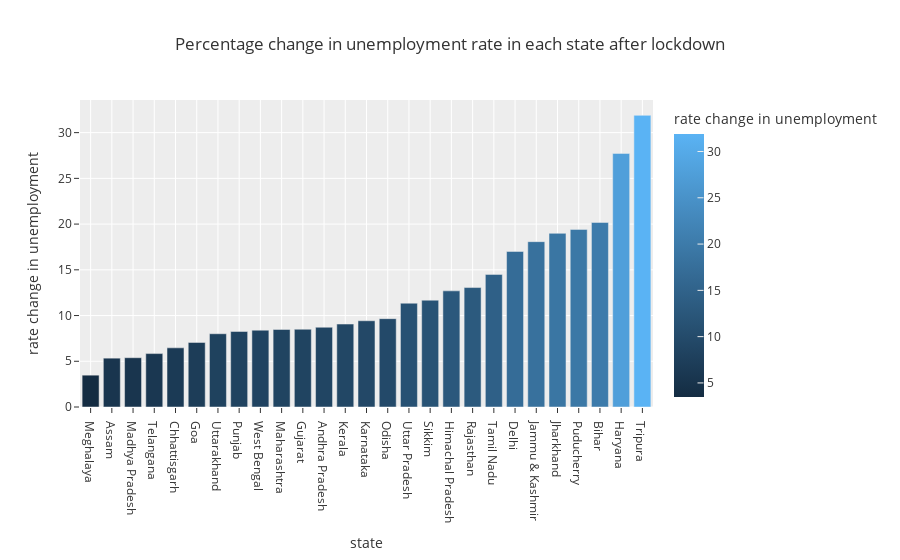

Notebook cell for this chart:
### Code cell
import plotly.express as px

fig = px.bar(lockdown, x='state', y='rate change in unemployment', color='rate change in unemployment',
             title='Percentage change in unemployment rate in each state after lockdown', template='ggplot2')
fig.update_layout(xaxis={'categoryorder':'total ascending'})
fig.show()

### Figure 1 — Plotly figure (JSON) as saved in the notebook; plotly's stock layout.template omitted (floating-point values rounded to 4 significant figures)
{"data": [{"alignmentgroup": "True", "hovertemplate": "state=%{x}<br>rate change in unemployment=%{marker.color}<extra></extra>", "legendgroup": "", "marker": {"color": [8.72, 5.34, 20.18, 6.47, 17.01, 7.06, 8.5, 27.73, 12.7, 18.08, 18.99, 9.43, 9.07, 5.39, 8.48, 3.48, 9.66, 19.42, 8.26, 13.06, 11.68, 14.5, 5.84, 31.89, 11.35, 8.01, 8.4], "coloraxis": "coloraxis", "pattern": {"shape": ""}}, "name": "", "offsetgroup": "", "orientation": "v", "showlegend": false, "textposition": "auto", "type": "bar", "x": ["Andhra Pradesh", "Assam", "Bihar", "Chhattisgarh", "Delhi", "Goa", "Gujarat", "Haryana", "Himachal Pradesh", "Jammu & Kashmir", "Jharkhand", "Karnataka", "Kerala", "Madhya Pradesh", "Maharashtra", "Meghalaya", "Odisha", "Puducherry", "Punjab", "Rajasthan", "Sikkim", "Tamil Nadu", "Telangana", "Tripura", "Uttar Pradesh", "Uttarakhand", "West Bengal"], "xaxis": "x", "y": [8.72, 5.34, 20.18, 6.47, 17.01, 7.06, 8.5, 27.73, 12.7, 18.08, 18.99, 9.43, 9.07, 5.39, 8.48, 3.48, 9.66, 19.42, 8.26, 13.06, 11.68, 14.5, 5.84, 31.89, 11.35, 8.01, 8.4], "yaxis": "y"}], "layout": {"barmode": "relative", "coloraxis": {"colorbar": {"title": {"text": "rate change in unemployment"}}, "colorscale": [[0, "rgb(20,44,66)"], [1, "rgb(90,179,244)"]]}, "legend": {"tracegroupgap": 0}, "title": {"text": "Percentage change in unemployment rate in each state after lockdown"}, "xaxis": {"anchor": "y", "categoryorder": "total ascending", "domain": [0, 1], "title": {"text": "state"}}, "yaxis": {"anchor": "x", "domain": [0, 1], "title": {"text": "rate change in unemployment"}}}}
